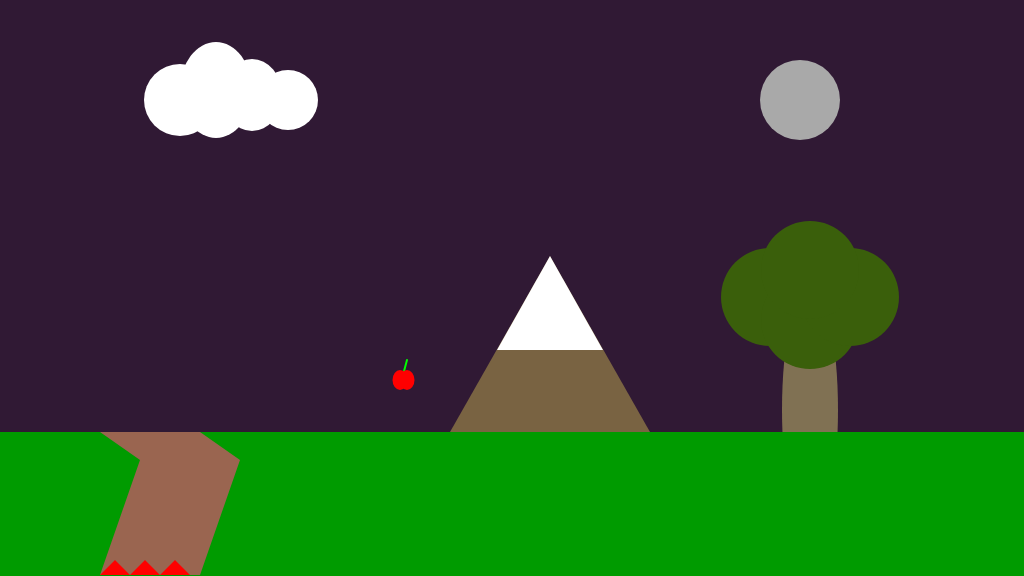
Frame 1 (no input)
Frame 60 (no input): identical to frame 1, image omitted
Frame 120 (the mouse pressed at the canvas centre since frame 60): identical to frame 1, image omitted

The p5.js sketch that drew this single still picture (run headless with seeded random() and noise() and a simulated clock; from frame 60 on, the mouse is pressed at the canvas centre):

// p5.js sketch
// ── sketch.js



function setup()
{
	createCanvas(1024, 576);
	
	

	tree = {
		posX : 810,
		Size : 1.4,
		hight : 2
	}

	cloud = {
		posX : 180 ,
		posY : 100 ,
		scale : 1.2
	}
}

function draw()
{
	//fill the sky blue
	background(48,25,52); 



	//1. a CLOUD in the SKY
	//... add your code here
	noStroke();
	fill(255);
	ellipse(cloud.posX,
			cloud.posY,
			60*cloud.scale);
	ellipse(cloud.posX+30*cloud.scale,
			cloud.posY - 10,
			60*cloud.scale,
			80*cloud.scale);
	ellipse(cloud.posX+60*cloud.scale,
			cloud.posY -5 ,
			50*cloud.scale,
			60*cloud.scale);
	ellipse(cloud.posX+90*cloud.scale,
			cloud.posY,
			50*cloud.scale);



	//2. a MOUNTAIN in the distance
	//... add your code here
	noStroke();
	fill(121,99,66);
	triangle(550,256,450,432,650,432);
	fill(255);
	triangle(550,256,497,350,603,350);

	
	
	//3. a TREE
	//... add your code here
	noStroke();
	fill(128,113,83);
	ellipse(tree.posX,
			410,
			40*tree.Size,
			125*tree.hight);
	fill(58, 95, 11 );
	ellipse(tree.posX-40,
			317-10*tree.hight,
			70*tree.Size);
	ellipse(tree.posX,
			340-10*tree.hight,
			70*tree.Size);
	ellipse(tree.posX+40,
			317-10*tree.hight,
			70*tree.Size);
	ellipse(tree.posX,
			290-10*tree.hight,
			70*tree.Size);



	//draw some GREEN GROUND
	noStroke();
	fill(0,155,0);
	rect(0, 432, 1024, 144); 



	//4. a CANYON
	//NB. the canyon should go from ground-level to the bottom of the screen
	//... add your code here
	noStroke();
	fill(154,101,80);
	beginShape();
	vertex(100,432);
	vertex(140,460);
	vertex(100,575);
	vertex(200,575);
	vertex(240,460);
	vertex(200,432);
	endShape();
	fill(255,0,0);
	beginShape();
	vertex(100,575);
	vertex(115,560);
	vertex(130,575);
	vertex(145,560);
	vertex(160,575);
	vertex(175,560);
	vertex(190,575);
	endShape();




	//5. a COLLECTABLE TOKEN - eg. a jewel, fruit, coins
	//... add your code here
	strokeWeight(2);
	stroke(0,255,0);
	line(403,375,407,360);
	noStroke();
	fill(255,0,0);
	ellipse(400,380,15,20);
	ellipse(407,380,15,20);



	//   //MOON//    //
	noStroke();
	fill(169,169,169);
	ellipse(800,100,80);
	
}
